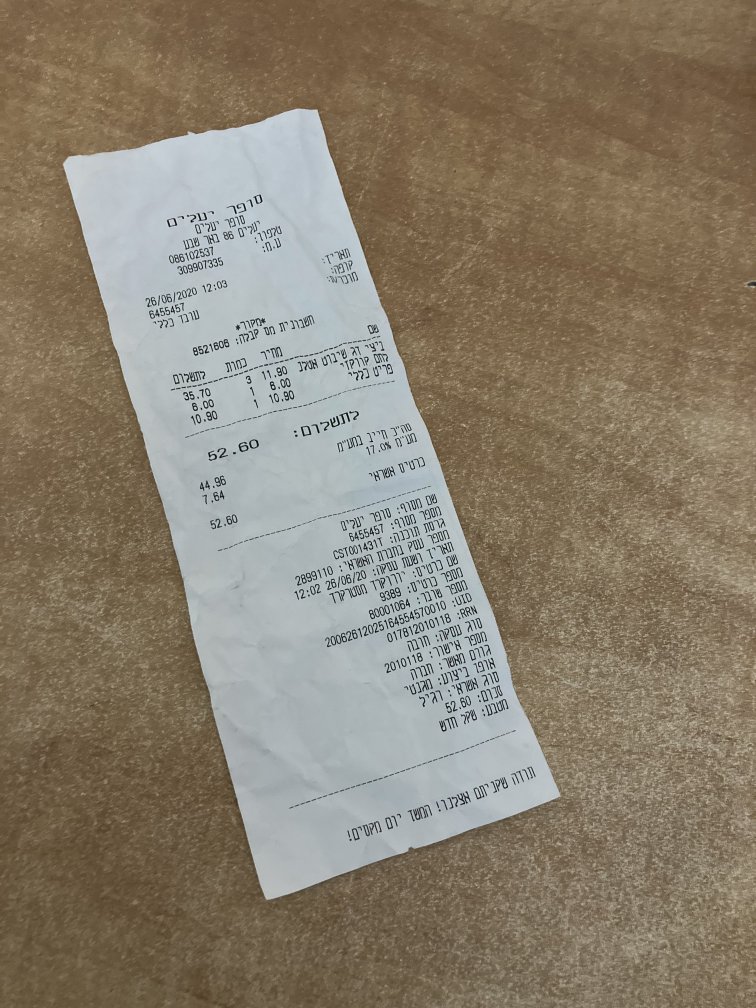
#> input picture input.jpg, 3024 x 4032 px (shown at 1/4 size)
$ python Scanner.py input.jpg Game.jpg
#> lines starting #> are read from the running program, lines starting #| are printed output that depends on the picture; after the words box and inside, x2 and y2 are one past the last pixel; in counts of white or black regions, pixels touching at a corner belong together


import cv2
import numpy as np
import sys
import imutils
from imutils.perspective import four_point_transform
from skimage.filters import threshold_local

# func that resized the image & used later
def resize_image(img_copy,plot):
    scale_precent = 100
    width = int(img_copy.shape[1] * scale_precent / 100)
    height = int(img_copy.shape[0] * scale_precent / 100)

    h = img_copy.shape[0]
    w = img_copy.shape[1]
    r = height / float(h)
    dim = (int(w * r), height)

    resized = cv2.resize(plot, dim, interpolation=cv2.INTER_AREA)
    return resized


def main(path_input, path_output):

    # Find the edges
#> called with path_input = 'input.jpg', path_output = 'Game.jpg'
    image = cv2.imread(path_input)
#> image is the input picture: shape (4032, 3024, 3); mean B, G, R 109.4, 126.7, 137.3
    ratio = image.shape[0] / 1050.0
#> ratio = 3.84
    image_copy = image.copy()
    image = imutils.resize(image, height=1050)
#> image: shape (1050, 787, 3)

    # Change to grayscale
    image_gray = cv2.cvtColor(image, cv2.COLOR_BGR2GRAY)
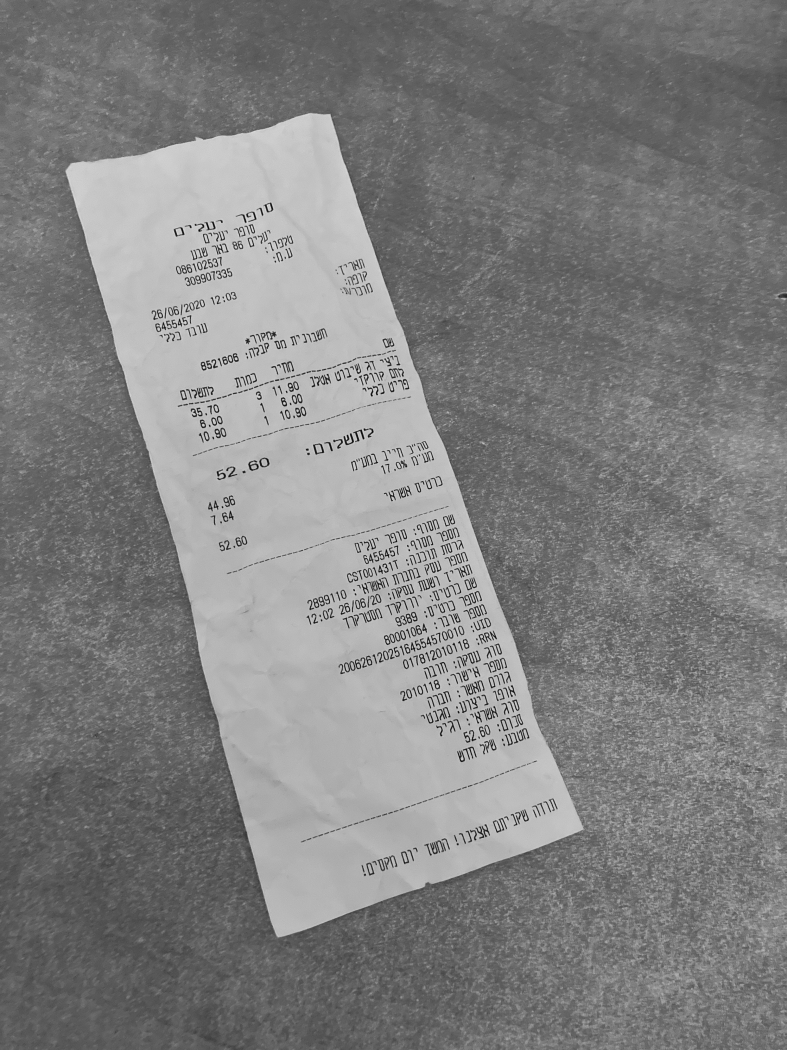
#> image_gray: shape (1050, 787); min 10, max 224, mean 127.9
    # Blurring the image to find the edges easily
    image_gray = cv2.GaussianBlur(image_gray, (5, 5), 0)
    image_edged = cv2.Canny(image_gray, 50, 200)
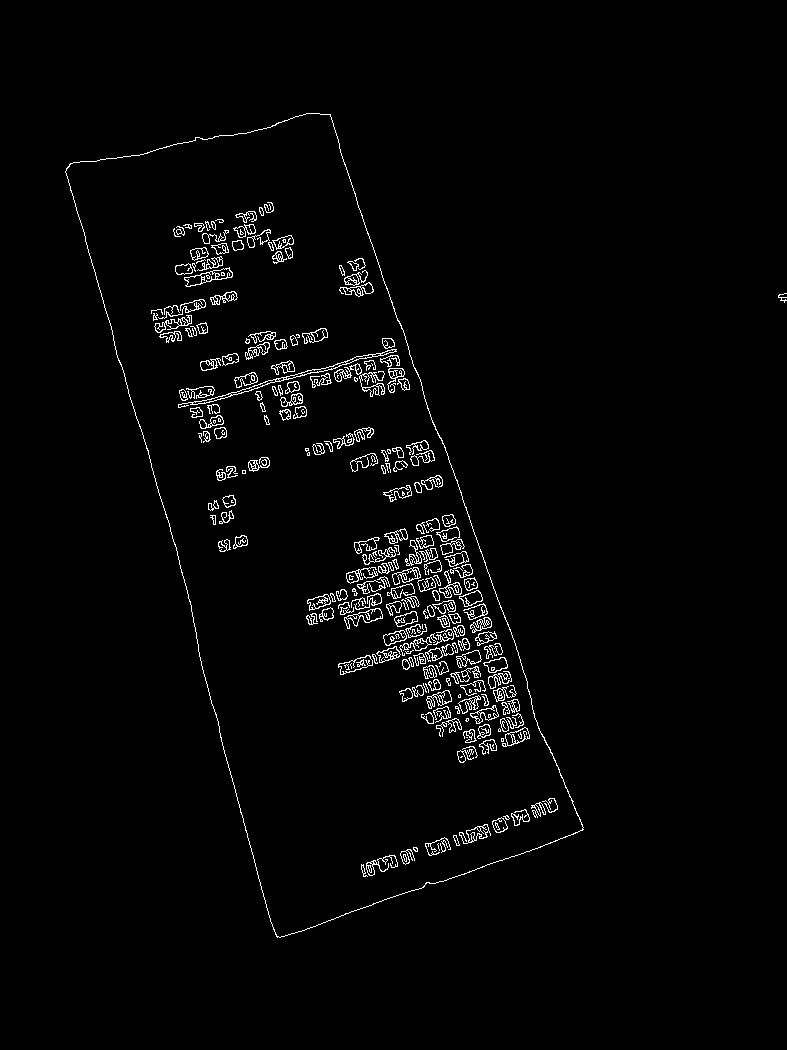
#> image_edged: shape (1050, 787); 2.2% white in thin lines or dots, all inside (x1, y1, x2, y2) = (65, 113, 787, 938)

    # find the contours in the edged image & keep the largest ones
    contours = cv2.findContours(image_edged.copy(), cv2.RETR_LIST, cv2.CHAIN_APPROX_SIMPLE)
#> contours = 699 contours, 364 with area under 20; largest, box (x1, y1, x2, y2) and area: (65, 113, 584, 938) 227676, (65, 113, 584, 938) 227558, (178, 349, 397, 408) 559, (184, 267, 233, 287) 416, (338, 655, 373, 675) 336
    contours = imutils.grab_contours(contours)
    contours = sorted(contours, key=cv2.contourArea, reverse=True)[:5]
#> contours = 5 contours; box (x1, y1, x2, y2) and area: (65, 113, 584, 938) 227676, (65, 113, 584, 938) 227558, (178, 349, 397, 408) 559, (184, 267, 233, 287) 416, (338, 655, 373, 675) 336

    # Approximation of the contour
    for n in contours:
        scope = cv2.arcLength(n, True)
        approx = cv2.approxPolyDP(n, 0.02 * scope, True)

        if len(approx) == 4: # need 4 points to know we found the screen
            screen_cntr = approx
            break
#> this loop made 1 pass
#> (scope, screen_cntr) on pass 1: (2322.3, [[319, 113], [65, 171], [277, 937], [583, 829]])
    # show the contours
    cv2.drawContours(image, [screen_cntr], -1, (0, 255, 0), 2)
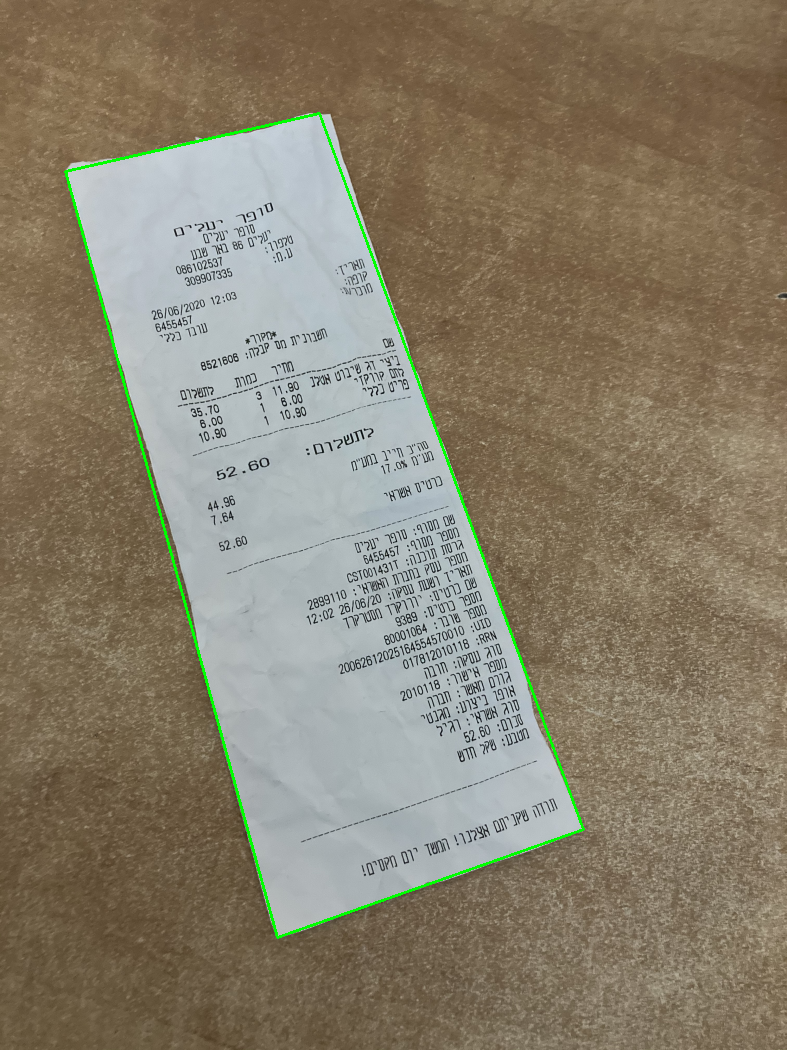
#> image: shape (1050, 787, 3); mean B, G, R 108.4, 127.4, 136.2

    # get a top to down view of the original image
    res = four_point_transform(image_copy, screen_cntr.reshape(4, 2) * ratio)
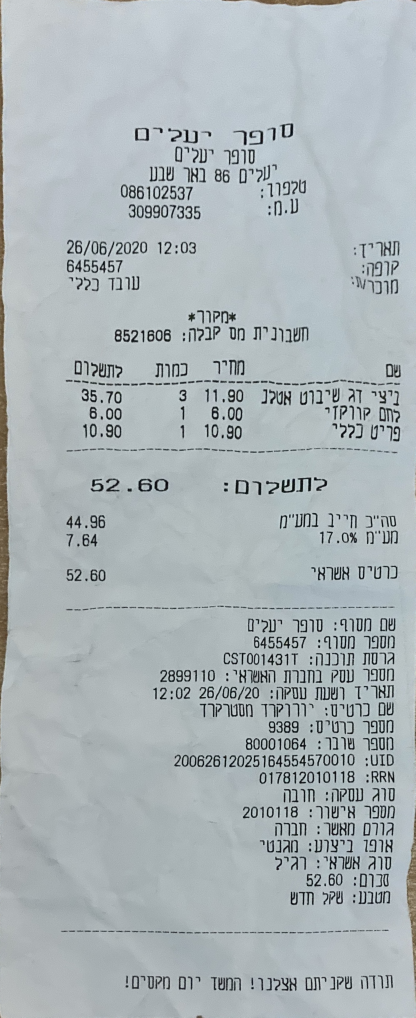
#> res: shape (3052, 1246, 3) (shown at 1/3 size); mean B, G, R 184, 180.8, 171.9

    # Change the output image to grayscale
    res = cv2.cvtColor(res, cv2.COLOR_BGR2GRAY)
#> res: shape (3052, 1246)
    # use threshold to get the black and white scan
    TreshH = threshold_local(res, 11, offset = 10, method = "gaussian")
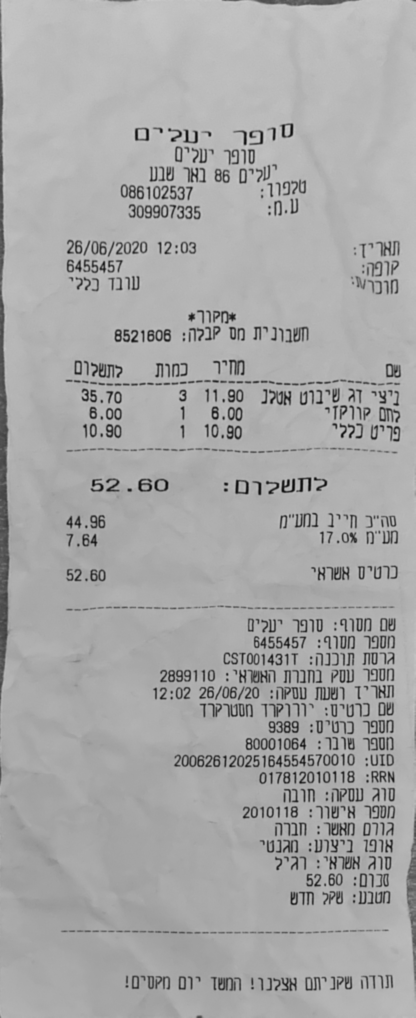
#> TreshH: shape (3052, 1246) float64 (shown at 1/3 size); min 3.78, max 215.6, mean 168.4
    plot = (res > TreshH).astype("uint8") * 255
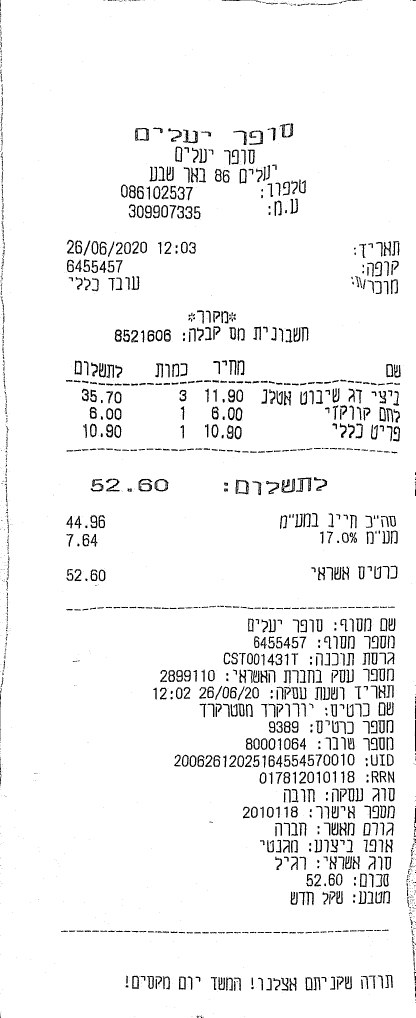
#> plot: shape (3052, 1246) (shown at 1/3 size); 95.3% white; 2120 black regions (1189 under 20 px), largest, box (x1, y1, x2, y2) and area: (845, 1436, 885, 1478) 730, (888, 1432, 934, 1476) 659, (707, 1439, 746, 1483) 646
    # show the original and scanned images
    cv2.imwrite(path_output, resize_image(image_copy,plot))
#> in resize_image, `resized = cv2.resize(plot, dim, interpolation=cv2.INTER_AREA)`:
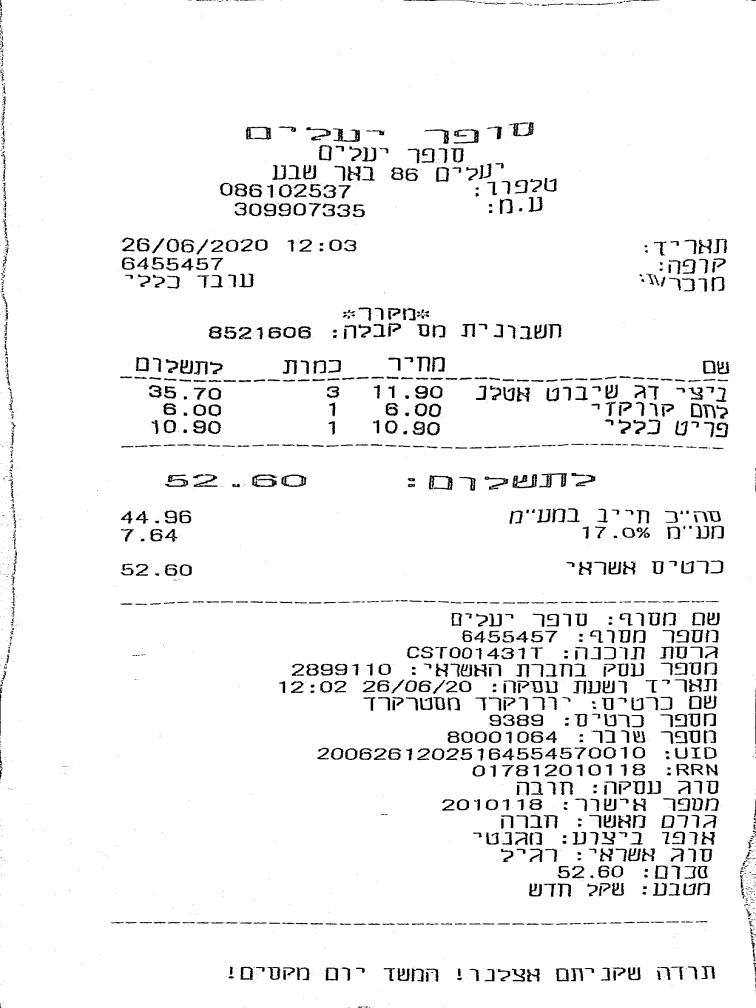
#> resized: shape (4032, 3024) (shown at 1/4 size); min 0, max 255, mean 243.1

if __name__ == '__main__':
    main(sys.argv[1], sys.argv[2])
